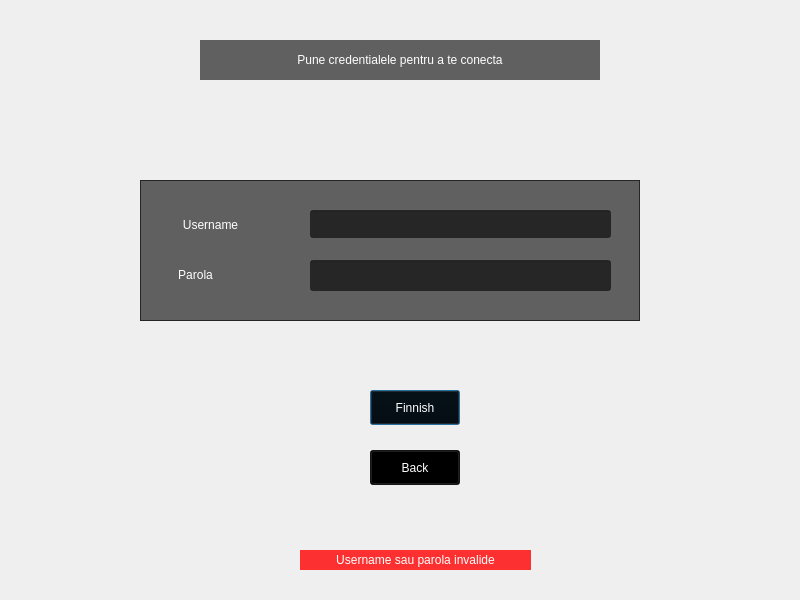
<?xml version="1.0" encoding="UTF-8"?>
<ui version="4.0">
 <class>WindowLogIn</class>
 <widget class="QDialog" name="WindowLogIn">
  <property name="geometry">
   <rect>
    <x>0</x>
    <y>0</y>
    <width>800</width>
    <height>600</height>
   </rect>
  </property>
  <property name="minimumSize">
   <size>
    <width>800</width>
    <height>600</height>
   </size>
  </property>
  <property name="maximumSize">
   <size>
    <width>800</width>
    <height>600</height>
   </size>
  </property>
  <property name="windowTitle">
   <string>Dialog</string>
  </property>
  <widget class="QWidget" name="widget" native="true">
   <property name="geometry">
    <rect>
     <x>-90</x>
     <y>-50</y>
     <width>900</width>
     <height>700</height>
    </rect>
   </property>
   <property name="styleSheet">
    <string notr="true">   .QWidget{background-image:url( C:/Users/marcu/Desktop/ACL/AncientClient/Media/poza.png); background-position: center; }</string>
   </property>
  </widget>
  <widget class="QLabel" name="banner">
   <property name="geometry">
    <rect>
     <x>200</x>
     <y>40</y>
     <width>400</width>
     <height>40</height>
    </rect>
   </property>
   <property name="styleSheet">
    <string notr="true">color: rgb(255, 255, 255);
background-color: rgba(0, 0, 0,60%);</string>
   </property>
   <property name="text">
    <string>Pune credentialele pentru a te conecta</string>
   </property>
   <property name="alignment">
    <set>Qt::AlignCenter</set>
   </property>
  </widget>
  <widget class="QFrame" name="frame">
   <property name="geometry">
    <rect>
     <x>140</x>
     <y>180</y>
     <width>500</width>
     <height>141</height>
    </rect>
   </property>
   <property name="styleSheet">
    <string notr="true">background-color: rgba(0, 0, 0,60%);</string>
   </property>
   <property name="frameShape">
    <enum>QFrame::StyledPanel</enum>
   </property>
   <property name="frameShadow">
    <enum>QFrame::Raised</enum>
   </property>
   <widget class="QLabel" name="uname">
    <property name="geometry">
     <rect>
      <x>30</x>
      <y>35</y>
      <width>81</width>
      <height>20</height>
     </rect>
    </property>
    <property name="styleSheet">
     <string notr="true">color: rgb(255, 255, 255);
background-color: rgba(0, 0, 0, 0%);</string>
    </property>
    <property name="text">
     <string>Username</string>
    </property>
    <property name="alignment">
     <set>Qt::AlignCenter</set>
    </property>
   </widget>
   <widget class="QLabel" name="pass">
    <property name="geometry">
     <rect>
      <x>30</x>
      <y>85</y>
      <width>51</width>
      <height>20</height>
     </rect>
    </property>
    <property name="styleSheet">
     <string notr="true">color: rgb(255, 255, 255);
background-color: rgba(0, 0, 0, 0%);</string>
    </property>
    <property name="text">
     <string>Parola</string>
    </property>
    <property name="alignment">
     <set>Qt::AlignCenter</set>
    </property>
   </widget>
   <widget class="QLineEdit" name="Pass">
    <property name="geometry">
     <rect>
      <x>170</x>
      <y>80</y>
      <width>301</width>
      <height>31</height>
     </rect>
    </property>
    <property name="styleSheet">
     <string notr="true">color:rgb(255, 255, 255)</string>
    </property>
    <property name="echoMode">
     <enum>QLineEdit::Password</enum>
    </property>
   </widget>
   <widget class="QLineEdit" name="uName">
    <property name="geometry">
     <rect>
      <x>170</x>
      <y>30</y>
      <width>301</width>
      <height>28</height>
     </rect>
    </property>
    <property name="styleSheet">
     <string notr="true">color:rgb(255, 255, 255)</string>
    </property>
   </widget>
  </widget>
  <widget class="QPushButton" name="finnishB">
   <property name="geometry">
    <rect>
     <x>370</x>
     <y>390</y>
     <width>90</width>
     <height>35</height>
    </rect>
   </property>
   <property name="styleSheet">
    <string notr="true">color: rgb(255, 255, 255);
background-color: rgba(0, 0, 0,80%);</string>
   </property>
   <property name="text">
    <string>Finnish</string>
   </property>
  </widget>
  <widget class="QPushButton" name="BackB">
   <property name="geometry">
    <rect>
     <x>370</x>
     <y>450</y>
     <width>90</width>
     <height>35</height>
    </rect>
   </property>
   <property name="styleSheet">
    <string notr="true">color: rgb(255, 255, 255);
background-color: rgba(0, 0, 0,80%);</string>
   </property>
   <property name="text">
    <string>Back</string>
   </property>
  </widget>
  <widget class="QLabel" name="invalid">
   <property name="enabled">
    <bool>true</bool>
   </property>
   <property name="geometry">
    <rect>
     <x>300</x>
     <y>550</y>
     <width>231</width>
     <height>20</height>
    </rect>
   </property>
   <property name="styleSheet">
    <string notr="true">color: rgb(255, 255, 255);
background-color: rgba(255, 0, 0,80%);</string>
   </property>
   <property name="text">
    <string>Username sau parola invalide</string>
   </property>
   <property name="alignment">
    <set>Qt::AlignCenter</set>
   </property>
  </widget>
 </widget>
 <resources/>
 <connections/>
</ui>
